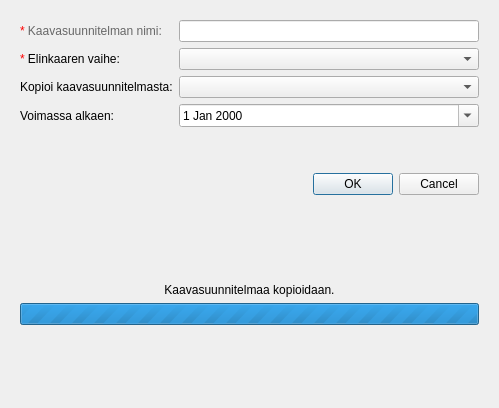
<?xml version="1.0" encoding="UTF-8"?>
<ui version="4.0">
 <class>Dialog</class>
 <widget class="QDialog" name="Dialog">
  <property name="geometry">
   <rect>
    <x>0</x>
    <y>0</y>
    <width>499</width>
    <height>408</height>
   </rect>
  </property>
  <property name="windowTitle">
   <string>Uusi kaavasuunnitelma</string>
  </property>
  <layout class="QVBoxLayout" name="verticalLayout">
   <item>
    <widget class="QWidget" name="widget_input" native="true">
     <layout class="QVBoxLayout" name="verticalLayout_3">
      <item>
       <layout class="QFormLayout" name="formLayout">
        <item row="0" column="0">
         <widget class="QLabel" name="label">
          <property name="toolTip">
           <string>Kaavasuunnitelman nimeä ei tallenneta Ryhtiin.</string>
          </property>
          <property name="text">
           <string>&lt;html&gt;&lt;head/&gt;&lt;body&gt;&lt;p&gt;&lt;span style=&quot; color:#ff0000;&quot;&gt;*&lt;/span&gt; &lt;span style=&quot; color:#676767;&quot;&gt; Kaavasuunnitelman nimi:&lt;/span&gt;&lt;/p&gt;&lt;/body&gt;&lt;/html&gt;</string>
          </property>
         </widget>
        </item>
        <item row="0" column="1">
         <widget class="QLineEdit" name="plan_name"/>
        </item>
        <item row="1" column="0">
         <widget class="QLabel" name="label_2">
          <property name="text">
           <string>&lt;html&gt;&lt;head/&gt;&lt;body&gt;&lt;p&gt;&lt;span style=&quot; color:#ff0000;&quot;&gt;*&lt;/span&gt; Elinkaaren vaihe:&lt;/p&gt;&lt;/body&gt;&lt;/html&gt;</string>
          </property>
         </widget>
        </item>
        <item row="1" column="1">
         <widget class="CodeComboBox" name="plan_lifecycle"/>
        </item>
        <item row="2" column="0">
         <widget class="QLabel" name="label_3">
          <property name="enabled">
           <bool>true</bool>
          </property>
          <property name="text">
           <string>Kopioi kaavasuunnitelmasta:</string>
          </property>
         </widget>
        </item>
        <item row="2" column="1">
         <widget class="QComboBox" name="source_plan">
          <property name="enabled">
           <bool>true</bool>
          </property>
         </widget>
        </item>

        <!-- Validity start date -->
        <item row="3" column="0">
         <widget class="QLabel" name="label_validity_start">
          <property name="text">
           <string>Voimassa alkaen:</string>
          </property>
          <property name="visible">
           <bool>false</bool>
          </property>
         </widget>
        </item>
        <item row="3" column="1">
         <widget class="QDateEdit" name="validity_start_date">
          <property name="calendarPopup">
           <bool>true</bool>
          </property>
          <property name="enabled">
           <bool>true</bool>
          </property>
          <property name="visible">
           <bool>false</bool>
          </property>
         </widget>
        </item>

        <!--
        <item row="4" column="0">
         <widget class="QLabel" name="label_validity_end">
          <property name="text">
           <string>Voimassa asti:</string>
          </property>
          <property name="visible">
           <bool>false</bool>
          </property>
         </widget>
        </item>
        <item row="4" column="1">
         <widget class="QDateEdit" name="validity_end_date">
          <property name="calendarPopup">
           <bool>true</bool>
          </property>
          <property name="enabled">
           <bool>true</bool>
          </property>
          <property name="visible">
           <bool>false</bool>
          </property>
         </widget>
        </item>
        -->
       </layout>
      </item>

      <item>
       <spacer name="verticalSpacer_3">
        <property name="orientation">
         <enum>Qt::Vertical</enum>
        </property>
        <property name="sizeHint" stdset="0">
         <size>
          <width>20</width>
          <height>40</height>
         </size>
        </property>
       </spacer>
      </item>
      <item>
       <widget class="QDialogButtonBox" name="button_box">
        <property name="orientation">
         <enum>Qt::Horizontal</enum>
        </property>
        <property name="standardButtons">
         <set>QDialogButtonBox::Cancel|QDialogButtonBox::Ok</set>
        </property>
       </widget>
      </item>
     </layout>
    </widget>
   </item>
   <item>
    <widget class="QWidget" name="widget_progress" native="true">
     <layout class="QVBoxLayout" name="verticalLayout_2">
      <item>
       <spacer name="verticalSpacer">
        <property name="orientation">
         <enum>Qt::Vertical</enum>
        </property>
        <property name="sizeHint" stdset="0">
         <size>
          <width>20</width>
          <height>40</height>
         </size>
        </property>
       </spacer>
      </item>
      <item>
       <widget class="QLabel" name="label_4">
        <property name="text">
         <string>Kaavasuunnitelmaa kopioidaan.</string>
        </property>
        <property name="alignment">
         <set>Qt::AlignCenter</set>
        </property>
       </widget>
      </item>
      <item>
       <widget class="QProgressBar" name="progressBar">
        <property name="maximum">
         <number>0</number>
        </property>
        <property name="value">
         <number>-1</number>
        </property>
       </widget>
      </item>
      <item>
       <spacer name="verticalSpacer_2">
        <property name="orientation">
         <enum>Qt::Vertical</enum>
        </property>
        <property name="sizeHint" stdset="0">
         <size>
          <width>20</width>
          <height>40</height>
         </size>
        </property>
       </spacer>
      </item>
     </layout>
    </widget>
   </item>
  </layout>
 </widget>
 <customwidgets>
  <customwidget>
   <class>CodeComboBox</class>
   <extends>QComboBox</extends>
   <header>arho_feature_template.gui.components.code_combobox</header>
  </customwidget>
 </customwidgets>
 <resources/>
 <connections>
  <connection>
   <sender>button_box</sender>
   <signal>rejected()</signal>
   <receiver>Dialog</receiver>
   <slot>reject()</slot>
   <hints>
    <hint type="sourcelabel">
     <x>316</x>
     <y>260</y>
    </hint>
    <hint type="destinationlabel">
     <x>286</x>
     <y>274</y>
    </hint>
   </hints>
  </connection>
 </connections>
</ui>
